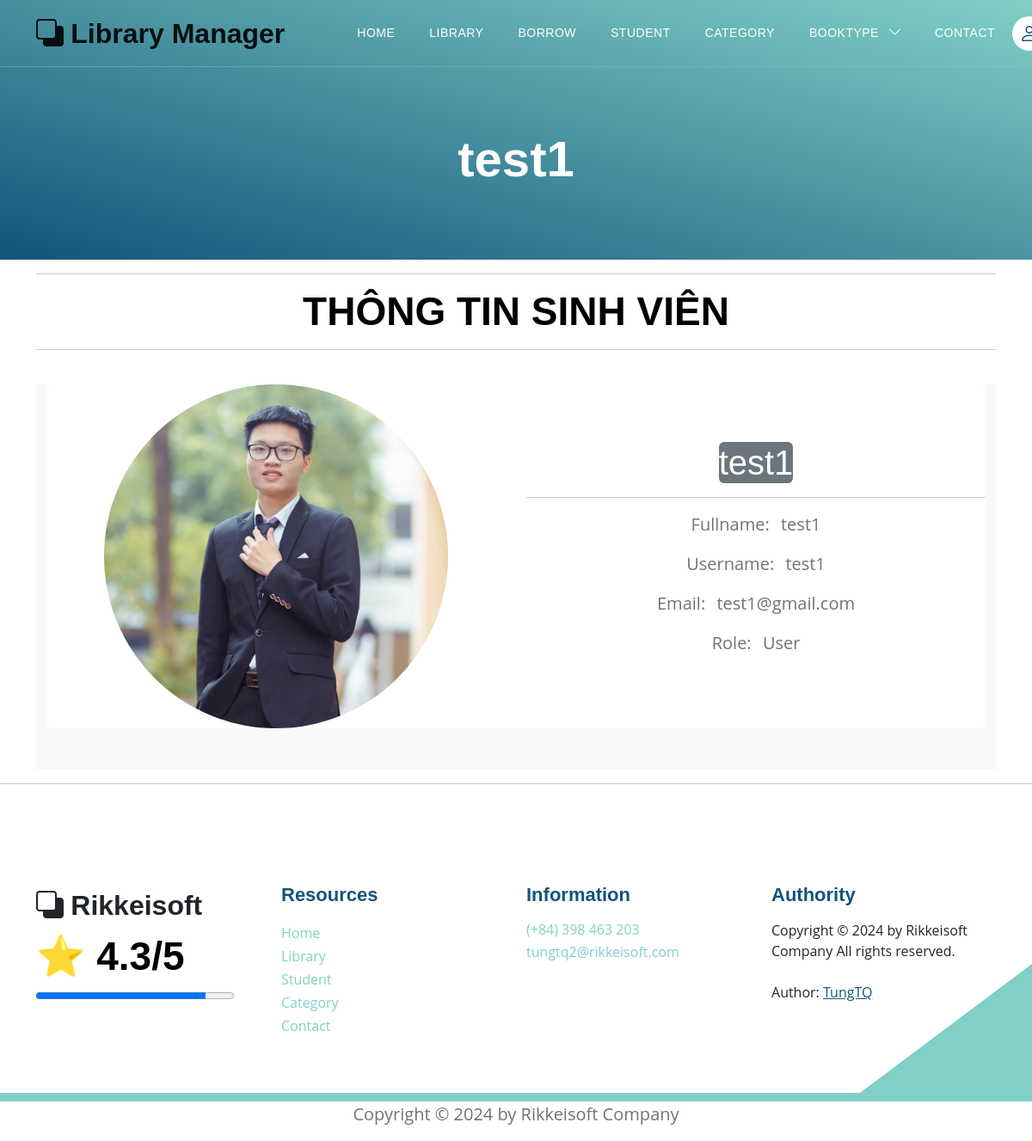
The page /users/detail_student?username_choice=test1 on the database as committed earlier.
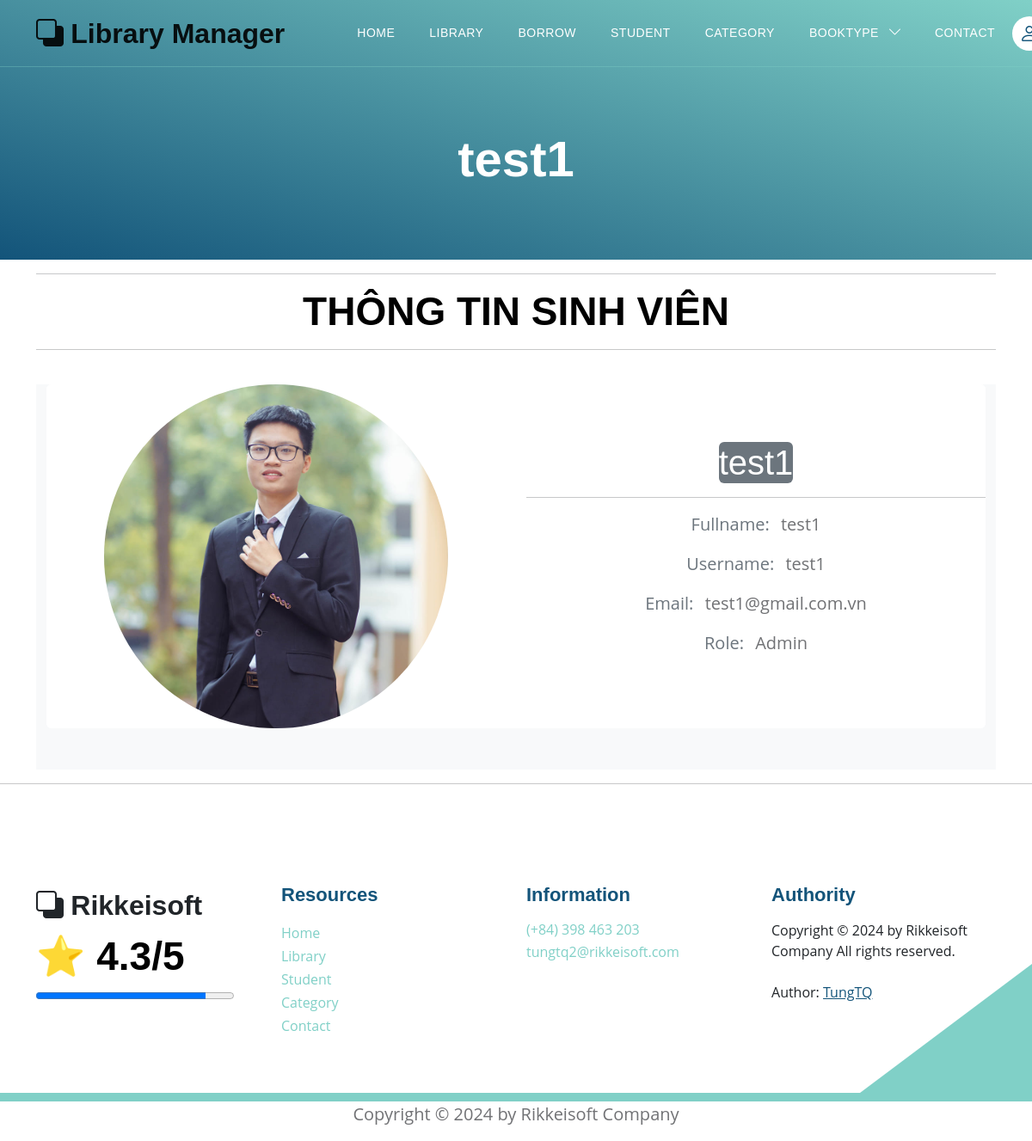
The same page on the database as committed later.
### models.py (models this page shows)
class User(Base):
    __tablename__ = 'users'
    username = Column(String(30), primary_key=True, unique=True, index=True)
    fullname = Column(String(100), index=True)
    email = Column(String(100), index=True)
    password = Column(String(100), index=True)
    role = Column(Integer, index=True)
    delete_flag = Column(Integer, index=True)
    avatar = Column(String(500), index=True, nullable=True)     # Trường thông tin avatar
    books = relationship("Book", back_populates="user")
    comments = relationship("CommentBook", back_populates="usercomment")

### routers/student.py (the view)
@router.get('/users/detail_student', response_class=HTMLResponse)
async def get_detail_user(request: Request, username_choice: Optional[str] = None,
                          db: Session = Depends(models.get_db)):
    mean_star = function.get_mean_star(db)
    all_category2 = db.query(models.Category).filter(models.Category.delete_flag != 1).all()
    user_choice = db.query(models.User).filter((models.User.username == username_choice)).first()
    if user_choice:
        get_fullname_userchoice = user_choice.fullname
        get_email_userchoice = user_choice.email
        get_role_userchoice = user_choice.role
        return templates.TemplateResponse("students/student_detail.html", {
                "request": request,
                "mean_star": mean_star,
                "username_choice": username_choice,
                "user": user_choice,
                "get_fullname_userchoice": get_fullname_userchoice,
                "get_email_userchoice": get_email_userchoice,
                "get_role_userchoice": get_role_userchoice,
                "all_category2": all_category2})
    else:
        return templates.TemplateResponse("errors/error_template.html", {"request": request,
                                                                  "mean_star": mean_star,
                                                                  "error": "Page Not Found"})

### templates/students/student_detail.html
{% extends "base.html" %}
{% block content %}
<section class="hero-section d-flex justify-content-center align-items-center" id="section_1"
    style="padding-bottom: 50px;">
    <div class="container">
        <div class="row">
            <div class="col-lg-8 col-12 mx-auto">
                <h1 class="text-white text-center"> {{username_choice}} </h1>
                <br>
            </div>
        </div>
    </div>
</section>
<div class="container" style="text-align: center;">
    <hr>
    <h2 style="text-align: center;"> THÔNG TIN SINH VIÊN </h2>
    <hr> <br>
    <section class="bg-light">
        <div class="container">
            <div class="row">
                <div class="col-lg-12 mb-4 mb-sm-5">
                    <div class="card card-style1 border-0">
                        <div class="card card-style1 border-0">
                            <div class="row align-items-center">
                                <div class="col-lg-6 mb-4 mb-lg-0">
                                    {% if user.avatar %}
                                        <img src="/static/media/{{user.avatar}}" style="width: 400px; height: 400px; border-radius: 100%; object-fit: cover;">
                                    {% else %}
                                        <img src="https://p.kindpng.com/picc/s/419-4196106_head-icon-user-user-head-icon-hd-png.png" style="width: 70%; height: 70%; border-radius: 100%;">
                                    {% endif %}
                                </div>
                                <div class="col-lg-6 px-xl-10">
                                    <div class="bg-secondary d-lg-inline-block py-1-9 px-1-9 px-sm-6 mb-1-9 rounded">
                                        <h1 class="h1 text-white mb-0"> {{username_choice}} </h1>
                                    </div>
                                    <hr>
                                    <ul class="list-unstyled mb-1-9">
                                        <li class="mb-2 mb-xl-3 display-28"><span class="display-26 text-secondary me-2 font-weight-600">Fullname:</span> {{get_fullname_userchoice}} </li>
                                        <li class="mb-2 mb-xl-3 display-28"><span class="display-26 text-secondary me-2 font-weight-600">Username:</span> {{username_choice}} </li>
                                        <li class="mb-2 mb-xl-3 display-28"><span class="display-26 text-secondary me-2 font-weight-600">Email:</span> {{get_email_userchoice}} </li>
                                        <li class="mb-2 mb-xl-3 display-28"><span class="display-26 text-secondary me-2 font-weight-600">Role:</span>
                                            {% if get_role_userchoice == 1 %}
                                            Admin
                                            {% elif get_role_userchoice == 2 %}
                                            SuperAdmin
                                            {% else %}
                                            User
                                            {% endif %}
                                        </li>
                                    </ul>
                                </div>
                            </div>
                        </div>
                    </div>
                </div>
            </div>
        </div>
    </section>
</div>
<hr>
{% endblock content %}

Rows that differ between the two databases and show on the page:
changed User "test1": email "test1@gmail.com" → "test1@gmail.com.vn"
Other text that changed with them:
text no longer shown: "User"
text now shown: "Admin"
